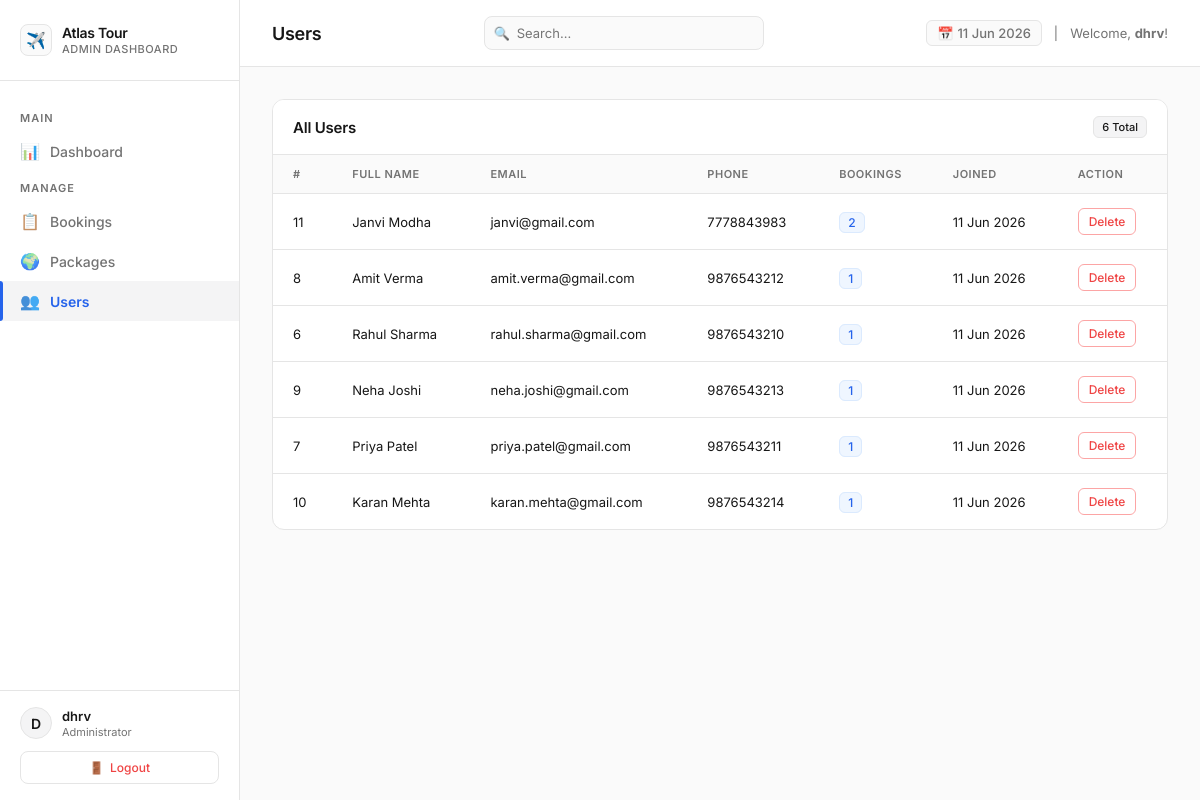
Page /admin/users.php (signed in) on the committed database.
### tables this page shows
CREATE TABLE `users` (
  `id` int(11) NOT NULL,
  `full_name` varchar(150) NOT NULL,
  `email` varchar(150) NOT NULL,
  `phone` varchar(20) DEFAULT NULL,
  `password` varchar(255) NOT NULL,
  `location` varchar(150) DEFAULT NULL,
  `created_at` timestamp NOT NULL DEFAULT current_timestamp()
);

### admin/users.php (the view, shortened to what this page needs)
<?php
require_once '../config/database.php';
require_once 'header.php';
$users = mysqli_query($conn, "SELECT u.*, COUNT(b.id) AS booking_count FROM users u LEFT JOIN bookings b ON b.user_id = u.id GROUP BY u.id ORDER BY u.created_at DESC");
?>
<div class="card">
    <div class="card-header">
        <h2>All Users</h2>
        <span class="badge"><?php echo mysqli_num_rows($users); ?> Total</span>
    </div>
    <table>
        <thead>
            <tr>
                <th>#</th>
                <th>Full Name</th>
                <th>Email</th>
                <th>Phone</th>
                <th>Bookings</th>
                <th>Joined</th>
                <th>Action</th>
            </tr>
        </thead>
        <tbody>
            <?php if (mysqli_num_rows($users) > 0): ?>
                <?php while ($row = mysqli_fetch_assoc($users)): ?>
                <tr>
                    <td><?php echo $row['id']; ?></td>
                    <td><?php echo htmlspecialchars($row['full_name']); ?></td>
                    <td><?php echo htmlspecialchars($row['email']); ?></td>
                    <td><?php echo htmlspecialchars($row['phone']); ?></td>
                    <td>
                        <span style="background: #EFF6FF; color: #2563EB; border: 1px solid #DBEAFE; padding: 2px 8px; border-radius: 6px; font-size: 12px; font-weight: 500;">
                            <?php echo $row['booking_count']; ?>
                        </span>
                    </td>
                    <td><?php echo date('d M Y', strtotime($row['created_at'])); ?></td>
                    <td>
                        <a href="users.php?delete=<?php echo $row['id']; ?>"
                           class="btn btn-danger btn-sm"
                           onclick="return confirm('Delete this user and all their bookings?')">Delete</a>
                    </td>
                </tr>
                <?php endwhile; ?>
            <?php else: ?>
                <tr><td colspan="7" style="text-align:center; color:#64748b;">No users found.</td></tr>
            <?php endif; ?>
        </tbody>
    </table>
</div>
<?php require_once 'footer.php'; ?>

### admin/header.php (style rules this page uses)
* { margin: 0; padding: 0; box-sizing: border-box; }
body { font-family: 'Inter', sans-serif; background-color: #FAFAFA; color: #171717; display: flex; min-height: 100vh; overflow-x: hidden; }
.card { background: #FFFFFF; border: 1px solid #E5E5E5; border-radius: 12px; overflow: hidden; margin-bottom: 24px; }
.card-header { padding: 16px 20px; border-bottom: 1px solid #E5E5E5; display: flex; align-items: center; justify-content: space-between; background: #FFFFFF; }
.card-header h2 { font-size: 15px; font-weight: 600; color: #171717; letter-spacing: -0.2px; }
.badge { background: #F4F4F5; color: #171717; padding: 3px 8px; border-radius: 6px; font-size: 11px; font-weight: 500; border: 1px solid #E5E5E5; }
table { width: 100%; border-collapse: collapse; }
th { padding: 12px 20px; text-align: left; font-size: 11px; font-weight: 600; text-transform: uppercase; letter-spacing: 0.5px; color: #737373; background: #FAFAFA; border-bottom: 1px solid #E5E5E5; }
td { padding: 14px 20px; font-size: 13px; color: #171717; border-bottom: 1px solid #E5E5E5; font-family: 'Inter', sans-serif; }
tr:last-child td { border-bottom: none; }
tr { transition: background-color 0.15s; }
.btn { display: inline-flex; align-items: center; gap: 6px; padding: 8px 14px; border-radius: 8px; font-size: 13px; font-weight: 500; text-decoration: none; cursor: pointer; border: 1px solid #E5E5E5; font-family: 'Inter', sans-serif; background: #FFFFFF; color: #171717; transition: all 0.15s ease; }
.btn-danger { background: #FFFFFF; color: #EF4444; border-color: #FCA5A5; }
.btn-sm { padding: 5px 10px; font-size: 12px; border-radius: 6px; }

### rows in the picture
users: id "11", full_name "Janvi Modha", email "janvi@gmail.com", phone "7778843983", booking_count "2", created_at "11 Jun 2026"
users: id "8", full_name "Amit Verma", email "amit.verma@gmail.com", phone "9876543212", booking_count "1", created_at "11 Jun 2026"
users: id "6", full_name "Rahul Sharma", email "rahul.sharma@gmail.com", phone "9876543210", booking_count "1", created_at "11 Jun 2026"
users: id "9", full_name "Neha Joshi", email "neha.joshi@gmail.com", phone "9876543213", booking_count "1", created_at "11 Jun 2026"
users: id "7", full_name "Priya Patel", email "priya.patel@gmail.com", phone "9876543211", booking_count "1", created_at "11 Jun 2026"
users: id "10", full_name "Karan Mehta", email "karan.mehta@gmail.com", phone "9876543214", booking_count "1", created_at "11 Jun 2026"

### other values in the picture
substr($admin_username, 0, 1) "D"
$admin_username "dhrv"
$page_title "Users"
mysqli_num_rows($users) "6"
